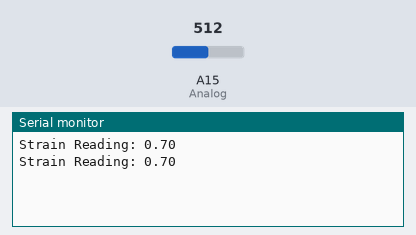
The sketch below on a simulated Arduino Mega 2560, built with avr-gcc and run on an emulated ATmega2560. On the bench: the last lines printed to the serial monitor. The test bench sets the inputs (shaded band); at power-on: A15 (Analog) = 512.

Above: at 1.8 s.
1.9 s: A15 (Analog) set to 716
At 2.7 s:
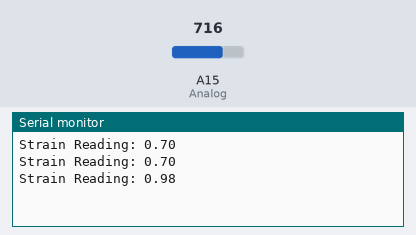
3.4 s: A15 (Analog) set to 900
At 4.8 s:
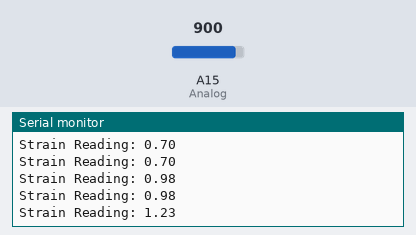
Timing chart, 0 to 6.4 s (numbered marks = the images above; inputs shaded):
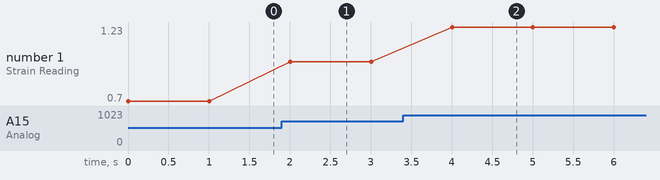

The sketch:

BF350Test.ino
```cpp
/*  Program to test the BF350 Strain Gauge module.
      The BF350 consists of a linear strain gauge which is connected to a quarter wheatstone bridge
      of resistance 350ohm, with excitation voltage E = 5V. The Gauge factor of the strain gauge is
      2-2.20. The output received is of the form dV, which is received in analog format & converted
      to strain readings.
    Test Program for ThrustMIT - Avionics 2023-24.
*/

#define GF  2.0       //Gauge Factor
#define E   5         //Excitation Voltage

const int Analog = A15;

float strain = 0;
float voltage = 0;
int wheatStone = 0;

void setup() {

  Serial.begin(9600);

}

void loop() {

  wheatStone = analogRead(Analog);                    //Take analog Reading
  voltage    = 3.5 * wheatStone / 1023;               //Map to 0-5V range
  strain     = voltage * 0.4;                         //Calculate strain

  Serial.print("Strain Reading: ");
  Serial.println(strain);
  delay(1000);

}
```

Measured:
- after the input at 1.9 s, the serial monitor: prints a new line after 0.10 s (image 1)
- after the input at 3.4 s, the serial monitor: prints a new line after 0.60 s (image 2)
- plotted number 1: 0.7 → 0.98 after the input at 1.9 s, 0.98 → 1.23 after the input at 3.4 s
